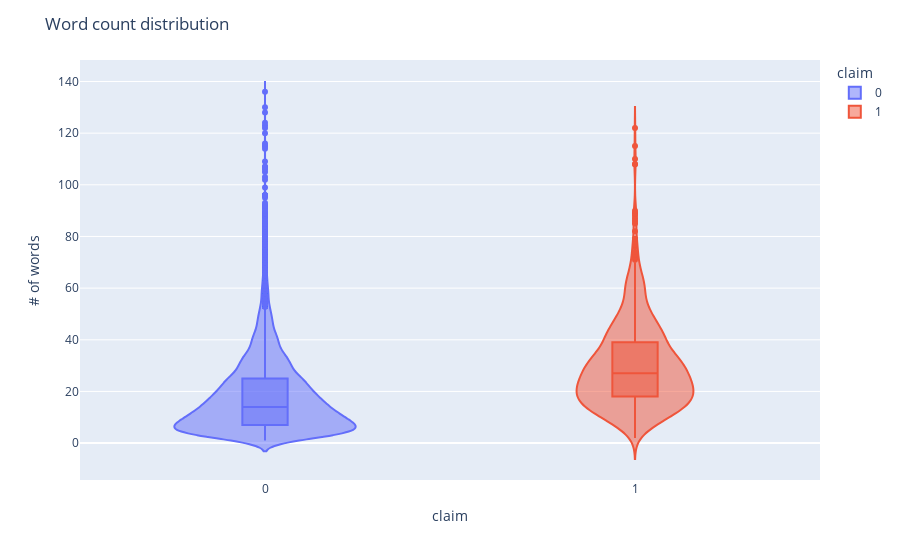

Here is the notebook cell this chart was saved with:
### Code cell
fig = px.violin(claim_df, x="claim", y="num_words", color="claim", box=True)
fig.update_layout(title="Word count distribution", yaxis_title="# of words")
fig.show("svg")

### Figure 1 — Plotly figure (JSON) as saved in the notebook; plotly's stock layout.template omitted (floating-point values rounded to 4 significant figures; data arrays with more than 128 entries replaced by an {"elided": "..."} marker saying what was removed)
{"data": [{"alignmentgroup": "True", "box": {"visible": true}, "hovertemplate": "claim=%{x}<br>num_words=%{y}<extra></extra>", "legendgroup": "0", "marker": {"color": "#636efa"}, "name": "0", "offsetgroup": "0", "orientation": "v", "scalegroup": "True", "showlegend": true, "type": "violin", "x": {"elided": "13919 int values"}, "x0": " ", "xaxis": "x", "y": {"elided": "13919 int values"}, "y0": " ", "yaxis": "y"}, {"alignmentgroup": "True", "box": {"visible": true}, "hovertemplate": "claim=%{x}<br>num_words=%{y}<extra></extra>", "legendgroup": "1", "marker": {"color": "#EF553B"}, "name": "1", "offsetgroup": "1", "orientation": "v", "scalegroup": "True", "showlegend": true, "type": "violin", "x": {"elided": "1081 int values"}, "x0": " ", "xaxis": "x", "y": {"elided": "1081 int values"}, "y0": " ", "yaxis": "y"}], "layout": {"legend": {"title": {"text": "claim"}, "tracegroupgap": 0}, "margin": {"t": 60}, "title": {"text": "Word count distribution"}, "violinmode": "overlay", "xaxis": {"anchor": "y", "categoryarray": [0, 1], "categoryorder": "array", "domain": [0, 1], "title": {"text": "claim"}}, "yaxis": {"anchor": "x", "domain": [0, 1], "title": {"text": "# of words"}}}}
